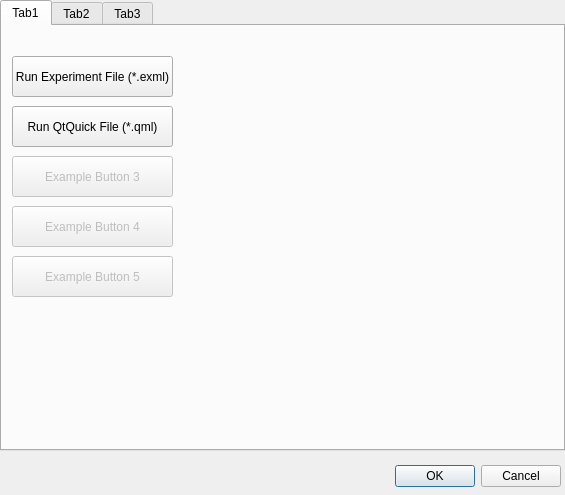
<?xml version="1.0" encoding="UTF-8"?>
<ui version="4.0">
 <class>ExperimentManager_DialogClass</class>
 <widget class="QDialog" name="ExperimentManager_DialogClass">
  <property name="geometry">
   <rect>
    <x>0</x>
    <y>0</y>
    <width>565</width>
    <height>495</height>
   </rect>
  </property>
  <property name="windowTitle">
   <string>ExperimentManager_Dialog</string>
  </property>
  <widget class="QWidget" name="layoutWidget">
   <property name="geometry">
    <rect>
     <x>340</x>
     <y>460</y>
     <width>221</width>
     <height>33</height>
    </rect>
   </property>
   <layout class="QHBoxLayout">
    <property name="spacing">
     <number>6</number>
    </property>
    <property name="margin">
     <number>0</number>
    </property>
    <item>
     <spacer>
      <property name="orientation">
       <enum>Qt::Horizontal</enum>
      </property>
      <property name="sizeHint" stdset="0">
       <size>
        <width>131</width>
        <height>31</height>
       </size>
      </property>
     </spacer>
    </item>
    <item>
     <widget class="QPushButton" name="okButton">
      <property name="text">
       <string>OK</string>
      </property>
     </widget>
    </item>
    <item>
     <widget class="QPushButton" name="cancelButton">
      <property name="text">
       <string>Cancel</string>
      </property>
     </widget>
    </item>
   </layout>
  </widget>
  <widget class="QTabWidget" name="tabWidget">
   <property name="geometry">
    <rect>
     <x>0</x>
     <y>0</y>
     <width>565</width>
     <height>451</height>
    </rect>
   </property>
   <property name="currentIndex">
    <number>0</number>
   </property>
   <widget class="QWidget" name="tab1">
    <attribute name="title">
     <string>Tab1</string>
    </attribute>
    <widget class="QPushButton" name="btnExampleButton">
     <property name="geometry">
      <rect>
       <x>10</x>
       <y>30</y>
       <width>161</width>
       <height>41</height>
      </rect>
     </property>
     <property name="text">
      <string>Run Experiment File (*.exml)</string>
     </property>
    </widget>
    <widget class="QPushButton" name="btnExampleButton_2">
     <property name="enabled">
      <bool>true</bool>
     </property>
     <property name="geometry">
      <rect>
       <x>10</x>
       <y>80</y>
       <width>161</width>
       <height>41</height>
      </rect>
     </property>
     <property name="text">
      <string>Run QtQuick File (*.qml)</string>
     </property>
    </widget>
    <widget class="QPushButton" name="btnExampleButton_3">
     <property name="enabled">
      <bool>false</bool>
     </property>
     <property name="geometry">
      <rect>
       <x>10</x>
       <y>130</y>
       <width>161</width>
       <height>41</height>
      </rect>
     </property>
     <property name="text">
      <string>Example Button 3</string>
     </property>
    </widget>
    <widget class="QPushButton" name="btnExampleButton_4">
     <property name="enabled">
      <bool>false</bool>
     </property>
     <property name="geometry">
      <rect>
       <x>10</x>
       <y>180</y>
       <width>161</width>
       <height>41</height>
      </rect>
     </property>
     <property name="text">
      <string>Example Button 4</string>
     </property>
    </widget>
    <widget class="QPushButton" name="btnExampleButton_5">
     <property name="enabled">
      <bool>false</bool>
     </property>
     <property name="geometry">
      <rect>
       <x>10</x>
       <y>230</y>
       <width>161</width>
       <height>41</height>
      </rect>
     </property>
     <property name="text">
      <string>Example Button 5</string>
     </property>
    </widget>
   </widget>
   <widget class="QWidget" name="tab2">
    <attribute name="title">
     <string>Tab2</string>
    </attribute>
   </widget>
   <widget class="QWidget" name="tab">
    <attribute name="title">
     <string>Tab3</string>
    </attribute>
   </widget>
  </widget>
 </widget>
 <resources/>
 <connections/>
</ui>
